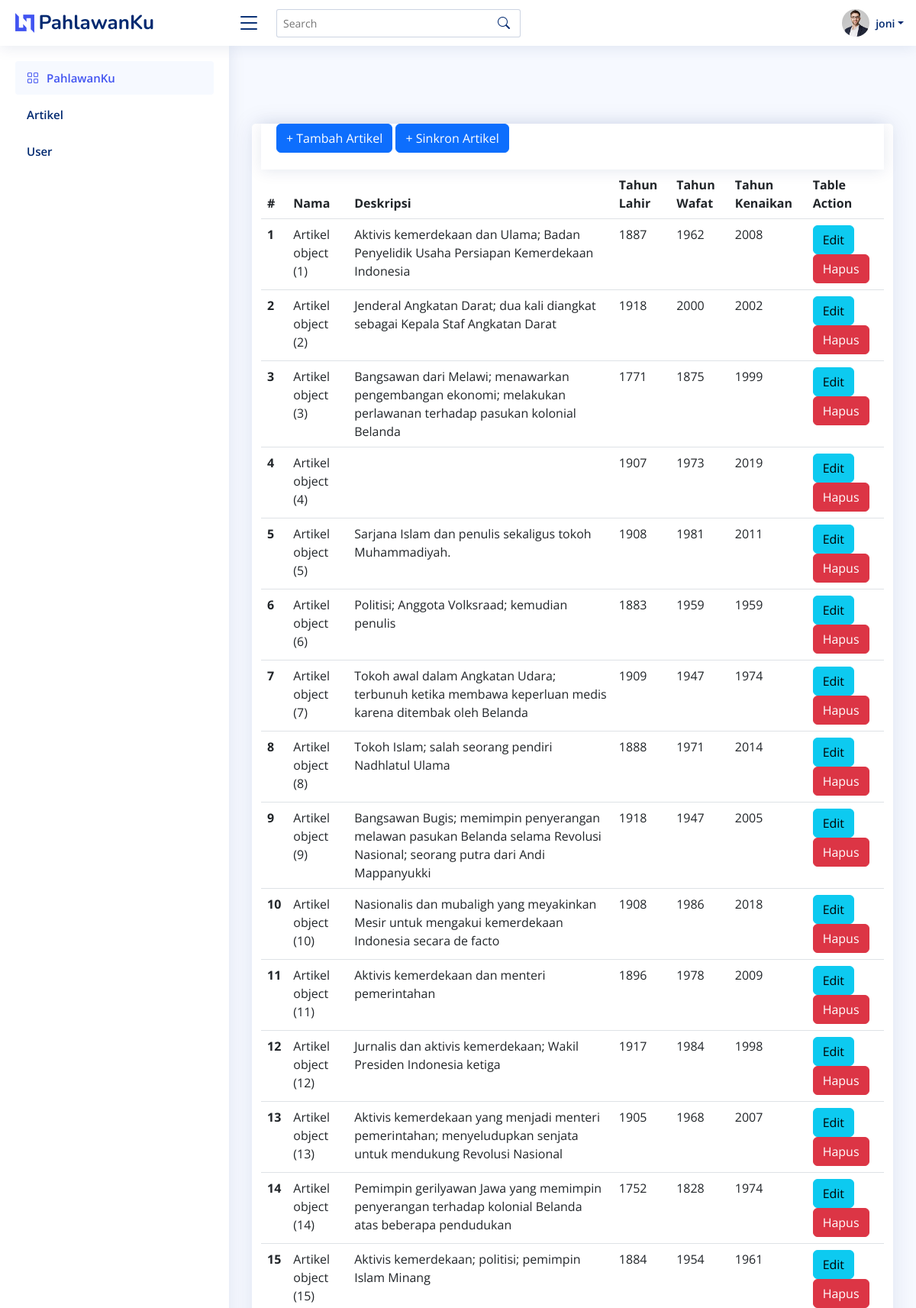
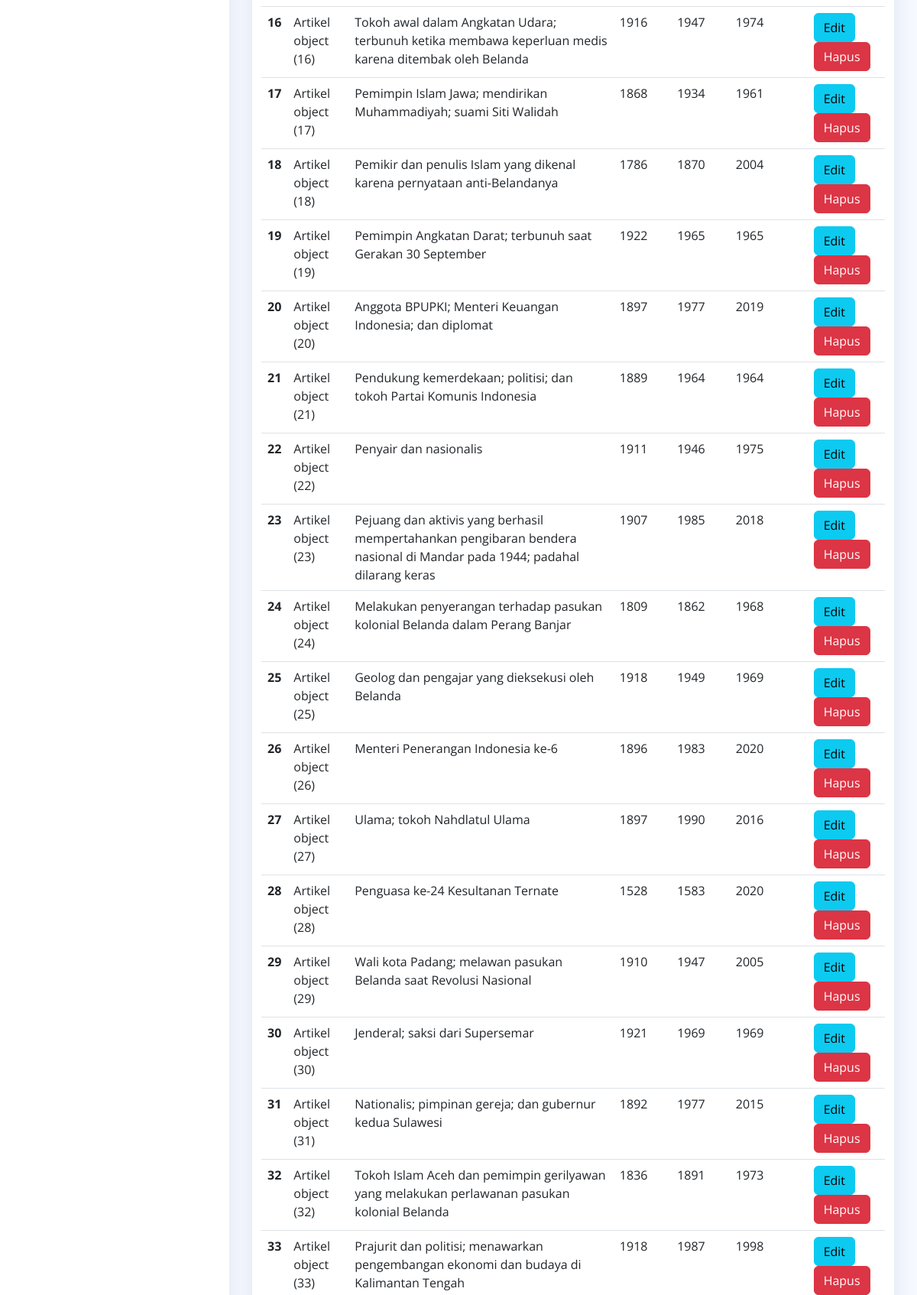
Screenshot of /dashboard/artikel (signed in, upper part) with the database file from the repository (2 pictures, top to bottom).
### blog/models.py (models this page shows, shortened)
class Artikel(models.Model):
    nama = models.CharField(max_length=100,blank=True,null=True)
    deskripsi = models.TextField()
    tahun_lahir = models.IntegerField()
    tahun_wafat = models.IntegerField()
    kategori = models.ForeignKey(Kategori, on_delete=models.CASCADE, blank=True,null=True)
    tahun_kenaikan =  models.IntegerField()
    class meta :
        ordering = ['-id']
        verbose_name_plural = "Artikel"

### blog/views.py (the view)
# urls.py: path('artikel',artikel, name='barang_list'),
@login_required
def artikel(request):
    template_name = "back/barang_list.html"
    artikel = Artikel.objects.all()
    print(artikel)
    context = {
        'title' : 'dashboard',
        'artikel': artikel,
    }
    return render(request, template_name, context)

### templates/back/barang_list.html
{% extends 'base.html' %}
{% block content %}<br><br><br>
    <div class="container">
        <div class="row">
            <div class="card">
                <div class="header">
                    <a class="btn btn-primary" href="{% url 'tambah_artikel' %}">+ Tambah Artikel<a/>
                    <a class="btn btn-primary" href="{% url 'sinkron_artikel' %}">+ Sinkron Artikel<a/>
                </div>
                <div class="body">
                    <table class="table">
                        <thead>
                          <tr>
                            <th scope="col">#</th>
                            <th scope="col">Nama</th>
                            <th scope="col">Deskripsi</th>
                            <th scope="col">Tahun Lahir</th>
                            <th scope="col">Tahun Wafat</th>
                            <th scope="col">Tahun Kenaikan</th>
                            <th scope="col">Table Action</th>
                          </tr>
                        </thead>
                        <tbody>
                        {% for p in artikel %}
                        <tr>
                            <th scope="row">{{ forloop.counter }}</th>
                            <td>{{ p }}</td>
                            <td>{{ p.deskripsi }}</td>
                            <td>{{ p.tahun_lahir }}</td>
                            <td>{{ p.tahun_wafat }}</td>
                            <td>{{ p.tahun_kenaikan }}</td>
                            <td class="text-right">
                            <a href="{% url 'edit_artikel' p.id %}" class="btn btn-info">Edit</a>
                            <a onclick="alert('yakin mau dihapus?')" href="{% url 'delete_artikel' p.id %}" class="btn btn-danger">Hapus</a>
                            </td>
                        </tr>
                        {% endfor %}
                        </tbody>
                    </table>
                </div>
            </div>
        </div>
    </div>
{% endblock content %}

### templates/base.html (shortened to what this page needs)
<!DOCTYPE html>
<html lang="en">
<head>
  {% load static %}
  <link href="{% static 'assets/vendor/bootstrap/css/bootstrap.min.css' %}" rel="stylesheet">
  <link href="{% static 'assets/vendor/bootstrap-icons/bootstrap-icons.css' %}" rel="stylesheet">
  <link href="{% static 'assets/vendor/boxicons/css/boxicons.min.css' %}" rel="stylesheet">
  <link href="{% static 'assets/vendor/quill/quill.snow.css' %}" rel="stylesheet">
  <link href="{% static 'assets/vendor/quill/quill.bubble.css' %}" rel="stylesheet">
  <link href="{% static 'assets/vendor/remixicon/remixicon.css' %}" rel="stylesheet">
  <link href="{% static 'assets/vendor/simple-datatables/style.css' %}" rel="stylesheet">
  <link href="{% static 'assets/css/style.css' %}" rel="stylesheet">
</head>
<body>
  <header id="header" class="header fixed-top d-flex align-items-center">
    <div class="d-flex align-items-center justify-content-between">
      <a href="index.html" class="logo d-flex align-items-center">
        <img src="{% static 'assets/img/logo.png' %}" alt="">
        <span class="d-none d-lg-block">PahlawanKu</span>
      </a>
      <i class="bi bi-list toggle-sidebar-btn"></i>
    </div>
    <div class="search-bar">
      <form class="search-form d-flex align-items-center" method="POST" action="#">
        <input type="text" name="query" placeholder="Search" title="Enter search keyword">
        <button type="submit" title="Search"><i class="bi bi-search"></i></button>
      </form>
    </div>
    <nav class="header-nav ms-auto">
      <ul class="d-flex align-items-center">
        <li class="nav-item dropdown pe-3">
          <a class="nav-link nav-profile d-flex align-items-center pe-0" href="#" data-bs-toggle="dropdown">
            <img src="{% static 'assets/img/profile-img.jpg' %}" alt="Profile" class="rounded-circle">
            <span class="d-none d-md-block dropdown-toggle ps-2">{{user}}</span>
          </a>
        </li>
      </ul>
    </nav>
  </header>
  <aside id="sidebar" class="sidebar">
    {% include 'sidebar.html' %}
  </aside>
  <main id="main" class="main">
    <section class="section dashboard">
      {% block content %}
      {% endblock content %}
    </section>
  </main>
  <br>
  <br>
</body>
</html>

### static/assets/css/style.css (style rules this page uses)
:root { scroll-behavior: smooth; }
body { font-family: "Open Sans", sans-serif; background: #f6f9ff; color: #444444; }
a { color: #4154f1; text-decoration: none; }
#main { margin-top: 60px; padding: 20px 30px; transition: all 0.3s; }
.card { margin-bottom: 30px; border: none; border-radius: 5px; box-shadow: 0px 0 30px rgba(1, 41, 112, 0.1); }
.logo { line-height: 1; }
@media (min-width: 1200px) { .logo { width: 280px; } }
.logo img { max-height: 26px; margin-right: 6px; }
.logo span { font-size: 26px; font-weight: 700; color: #012970; font-family: "Nunito", sans-serif; }
.header { transition: all 0.5s; z-index: 997; height: 60px; box-shadow: 0px 2px 20px rgba(1, 41, 112, 0.1); background-color: #fff; padding-left: 20px; }
.header .toggle-sidebar-btn { font-size: 32px; padding-left: 10px; cursor: pointer; color: #012970; }
.header .search-bar { min-width: 360px; padding: 0 20px; }
.header .search-form { width: 100%; }
.header .search-form input { border: 0; font-size: 14px; color: #012970; border: 1px solid rgba(1, 41, 112, 0.2); padding: 7px 38px 7px 8px; border-radius: 3px; transition: 0.3s; width: 100%; }
.header .search-form button { border: 0; padding: 0; margin-left: -30px; background: none; }
.header .search-form button i { color: #012970; }
.header-nav ul { list-style: none; }
.header-nav>ul { margin: 0; padding: 0; }
.header-nav .nav-profile { color: #012970; }
.header-nav .nav-profile img { max-height: 36px; }
.header-nav .nav-profile span { font-size: 14px; font-weight: 600; }
.sidebar { position: fixed; top: 60px; left: 0; bottom: 0; width: 300px; z-index: 996; transition: all 0.3s; padding: 20px; overflow-y: auto; scrollbar-width: thin; scrollbar-color: #aab7cf transparent; box-shadow: 0px 0px 20px rgba(1, 41, 112, 0.1); background-color: #fff; }
@media (min-width: 1200px) { #main, #footer { margin-left: 300px; } }

### rows the page displays
Artikel: id "Artikel object (1)", deskripsi "Aktivis kemerdekaan dan Ulama; Badan Penyelidik Usaha Persiapan Kemerdekaan Indonesia", tahun_lahir "1887", tahun_wafat "1962", tahun_kenaikan "2008"
Artikel: id "Artikel object (2)", deskripsi "Jenderal Angkatan Darat; dua kali diangkat sebagai Kepala Staf Angkatan Darat", tahun_lahir "1918", tahun_wafat "2000", tahun_kenaikan "2002"
Artikel: id "Artikel object (3)", deskripsi "Bangsawan dari Melawi; menawarkan pengembangan ekonomi; melakukan perlawanan terhadap pasukan kolonial Belanda", tahun_lahir "1771", tahun_wafat "1875", tahun_kenaikan "1999"
Artikel: id "Artikel object (4)", tahun_lahir "1907", tahun_wafat "1973", tahun_kenaikan "2019"
Artikel: id "Artikel object (5)", deskripsi "Sarjana Islam dan penulis sekaligus tokoh Muhammadiyah.", tahun_lahir "1908", tahun_wafat "1981", tahun_kenaikan "2011"
Artikel: id "Artikel object (6)", deskripsi "Politisi; Anggota Volksraad; kemudian penulis", tahun_lahir "1883", tahun_wafat "1959", tahun_kenaikan "1959"
Artikel: id "Artikel object (7)", deskripsi "Tokoh awal dalam Angkatan Udara; terbunuh ketika membawa keperluan medis karena ditembak oleh Belanda", tahun_lahir "1909", tahun_wafat "1947", tahun_kenaikan "1974"
Artikel: id "Artikel object (8)", deskripsi "Tokoh Islam; salah seorang pendiri Nadhlatul Ulama", tahun_lahir "1888", tahun_wafat "1971", tahun_kenaikan "2014"
Artikel: id "Artikel object (9)", deskripsi "Bangsawan Bugis; memimpin penyerangan melawan pasukan Belanda selama Revolusi Nasional; seorang putra dari Andi Mappanyukki", tahun_lahir "1918", tahun_wafat "1947", tahun_kenaikan "2005"
Artikel: id "Artikel object (10)", deskripsi "Nasionalis dan mubaligh yang meyakinkan Mesir untuk mengakui kemerdekaan Indonesia secara de facto", tahun_lahir "1908", tahun_wafat "1986", tahun_kenaikan "2018"
Artikel: id "Artikel object (11)", deskripsi "Aktivis kemerdekaan dan menteri pemerintahan", tahun_lahir "1896", tahun_wafat "1978", tahun_kenaikan "2009"
Artikel: id "Artikel object (12)", deskripsi "Jurnalis dan aktivis kemerdekaan; Wakil Presiden Indonesia ketiga", tahun_lahir "1917", tahun_wafat "1984", tahun_kenaikan "1998"
Artikel: id "Artikel object (13)", deskripsi "Aktivis kemerdekaan yang menjadi menteri pemerintahan; menyeludupkan senjata untuk mendukung Revolusi Nasional", tahun_lahir "1905", tahun_wafat "1968", tahun_kenaikan "2007"
Artikel: id "Artikel object (14)", deskripsi "Pemimpin gerilyawan Jawa yang memimpin penyerangan terhadap kolonial Belanda atas beberapa pendudukan", tahun_lahir "1752", tahun_wafat "1828", tahun_kenaikan "1974"
Artikel: id "Artikel object (15)", deskripsi "Aktivis kemerdekaan; politisi; pemimpin Islam Minang", tahun_lahir "1884", tahun_wafat "1954", tahun_kenaikan "1961"
Artikel: id "Artikel object (16)", deskripsi "Tokoh awal dalam Angkatan Udara; terbunuh ketika membawa keperluan medis karena ditembak oleh Belanda", tahun_lahir "1916", tahun_wafat "1947", tahun_kenaikan "1974"
Artikel: id "Artikel object (17)", deskripsi "Pemimpin Islam Jawa; mendirikan Muhammadiyah; suami Siti Walidah", tahun_lahir "1868", tahun_wafat "1934", tahun_kenaikan "1961"
Artikel: id "Artikel object (18)", deskripsi "Pemikir dan penulis Islam yang dikenal karena pernyataan anti-Belandanya", tahun_lahir "1786", tahun_wafat "1870", tahun_kenaikan "2004"
Artikel: id "Artikel object (19)", deskripsi "Pemimpin Angkatan Darat; terbunuh saat Gerakan 30 September", tahun_lahir "1922", tahun_wafat "1965", tahun_kenaikan "1965"
Artikel: id "Artikel object (20)", deskripsi "Anggota BPUPKI; Menteri Keuangan Indonesia; dan diplomat", tahun_lahir "1897", tahun_wafat "1977", tahun_kenaikan "2019"
Artikel: id "Artikel object (21)", deskripsi "Pendukung kemerdekaan; politisi; dan tokoh Partai Komunis Indonesia", tahun_lahir "1889", tahun_wafat "1964", tahun_kenaikan "1964"
Artikel: id "Artikel object (22)", deskripsi "Penyair dan nasionalis", tahun_lahir "1911", tahun_wafat "1946", tahun_kenaikan "1975"
Artikel: id "Artikel object (23)", deskripsi "Pejuang dan aktivis yang berhasil mempertahankan pengibaran bendera nasional di Mandar pada 1944; padahal dilarang keras", tahun_lahir "1907", tahun_wafat "1985", tahun_kenaikan "2018"
Artikel: id "Artikel object (24)", deskripsi "Melakukan penyerangan terhadap pasukan kolonial Belanda dalam Perang Banjar", tahun_lahir "1809", tahun_wafat "1862", tahun_kenaikan "1968"
Artikel: id "Artikel object (25)", deskripsi "Geolog dan pengajar yang dieksekusi oleh Belanda", tahun_lahir "1918", tahun_wafat "1949", tahun_kenaikan "1969"
Artikel: id "Artikel object (26)", deskripsi "Menteri Penerangan Indonesia ke-6", tahun_lahir "1896", tahun_wafat "1983", tahun_kenaikan "2020"
Artikel: id "Artikel object (27)", deskripsi "Ulama; tokoh Nahdlatul Ulama", tahun_lahir "1897", tahun_wafat "1990", tahun_kenaikan "2016"
Artikel: id "Artikel object (28)", deskripsi "Penguasa ke-24 Kesultanan Ternate", tahun_lahir "1528", tahun_wafat "1583", tahun_kenaikan "2020"
Artikel: id "Artikel object (29)", deskripsi "Wali kota Padang; melawan pasukan Belanda saat Revolusi Nasional", tahun_lahir "1910", tahun_wafat "1947", tahun_kenaikan "2005"
Artikel: id "Artikel object (30)", deskripsi "Jenderal; saksi dari Supersemar", tahun_lahir "1921", tahun_wafat "1969", tahun_kenaikan "1969"
Artikel: id "Artikel object (31)", deskripsi "Nationalis; pimpinan gereja; dan gubernur kedua Sulawesi", tahun_lahir "1892", tahun_wafat "1977", tahun_kenaikan "2015"
Artikel: id "Artikel object (32)", deskripsi "Tokoh Islam Aceh dan pemimpin gerilyawan yang melakukan perlawanan pasukan kolonial Belanda", tahun_lahir "1836", tahun_wafat "1891", tahun_kenaikan "1973"
Artikel: id "Artikel object (33)", deskripsi "Prajurit dan politisi; menawarkan pengembangan ekonomi dan budaya di Kalimantan Tengah", tahun_lahir "1918", tahun_wafat "1987", tahun_kenaikan "1998"

### other values shown
{{ user }} "joni"
